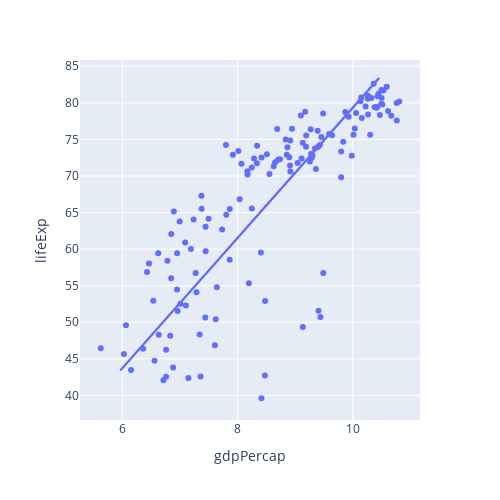

The notebook cell saved with this chart:
### Code cell
import statsmodels.api as sm

fig.add_traces(
    px.line(sm.PCA(df).project(ncomp=1), x="gdpPercap", y="lifeExp").data
).update_layout(width=500, height=500)

### Figure 1 — Plotly figure (JSON) as saved in the notebook; plotly's stock layout.template omitted (floating-point values rounded to 4 significant figures; data arrays with more than 128 entries replaced by an {"elided": "..."} marker saying what was removed)
{"data": [{"hovertemplate": "gdpPercap=%{x}<br>lifeExp=%{y}<extra></extra>", "legendgroup": "", "marker": {"color": "#636efa", "symbol": "circle"}, "mode": "markers", "name": "", "orientation": "v", "showlegend": false, "type": "scatter", "x": {"elided": "142 float values"}, "xaxis": "x", "y": {"elided": "142 float values"}, "yaxis": "y"}, {"hovertemplate": "gdpPercap=%{x}<br>lifeExp=%{y}<extra></extra>", "legendgroup": "", "line": {"color": "#636efa", "dash": "solid"}, "marker": {"symbol": "circle"}, "mode": "lines", "name": "", "orientation": "v", "showlegend": false, "type": "scatter", "x": {"elided": "142 float values"}, "xaxis": "x", "y": {"elided": "142 float values"}, "yaxis": "y"}, {"hovertemplate": "gdpPercap=%{x}<br>lifeExp=%{y}<extra></extra>", "legendgroup": "", "line": {"color": "#636efa", "dash": "solid"}, "marker": {"symbol": "circle"}, "mode": "lines", "name": "", "orientation": "v", "showlegend": false, "type": "scatter", "x": {"elided": "142 float values"}, "xaxis": "x", "y": {"elided": "142 float values"}, "yaxis": "y"}], "layout": {"height": 500, "legend": {"tracegroupgap": 0}, "margin": {"t": 60}, "width": 500, "xaxis": {"anchor": "y", "autorange": true, "domain": [0, 1], "range": [5.266, 11.17], "title": {"text": "gdpPercap"}, "type": "linear"}, "yaxis": {"anchor": "x", "autorange": true, "domain": [0, 1], "range": [36.64, 85.86], "title": {"text": "lifeExp"}, "type": "linear"}}}
